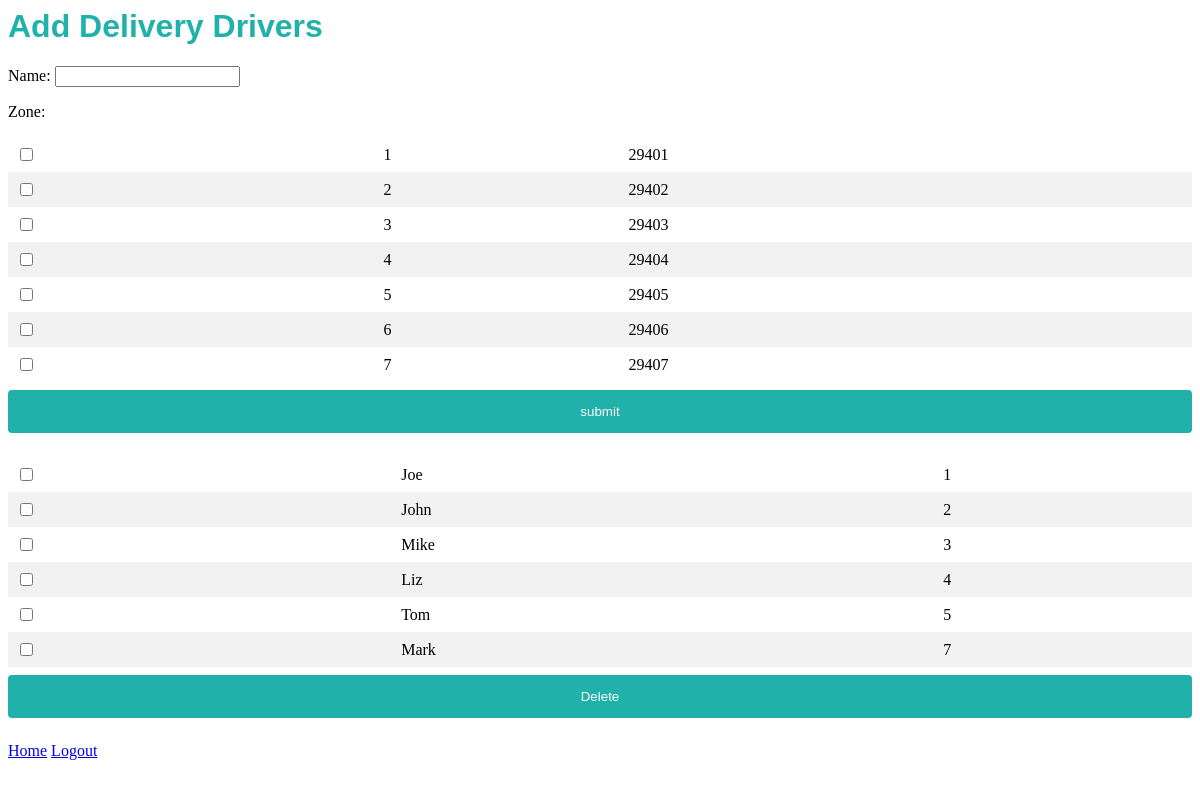
Page /admin_drivers.php on the committed database.
### tables this page shows
CREATE TABLE IF NOT EXISTS `zone` (
  `zip` int(10) NOT NULL,
  `id` int(11) NOT NULL AUTO_INCREMENT,
  PRIMARY KEY (`id`)
);

CREATE TABLE IF NOT EXISTS `driver` (
  `name` varchar(255) NOT NULL,
  `zone` varchar(255) NOT NULL
);

### admin_drivers.php (the view, shortened to what this page needs)
<html>
<link rel="stylesheet" href="mainstyle.css" type="text/css">
<head>
</head>
<body>
<h1>Add Delivery Drivers</h1>
<form name="admin_drivers" method="post" action="admin_drivers.php">
Name: <input type="char" name="name" value=""></p>
Zone: <p>
<?php
Include('dbconnect.php');
mysqli_select_db($mysqli,"checkbox");
$res=mysqli_query($mysqli,"select * from zone");
echo "<table>";
while($row=mysqli_fetch_array($res))
{
echo "<tr>";
echo "<td>"; ?> <input type="checkbox" name="num[]" class="other" value="<?php echo $row["id"]; ?>" /> <?php echo "</td>";
echo "<td>"; echo $row["id"]; echo "</td>";
echo "<td>"; echo $row["zip"]; echo "</td>";
echo "</tr>";
}
echo "</table>";
?>
<input type="submit" name="submit" value="submit">
</form>
<form name="table" action="" method="post">
<?php
mysqli_select_db($mysqli,"checkbox");
$res=mysqli_query($mysqli,"select * from driver");
echo "<table>";
while($row=mysqli_fetch_array($res))
{
echo "<tr>";
echo "<td>"; ?> <input type="checkbox" name="num[]" class="other" value="<?php echo $row["name"]; ?>" /> <?php echo "</td>";
echo "<td>"; echo $row["name"]; echo "</td>";
echo "<td>"; echo $row["zone"]; echo "</td>";
echo "</tr>";
}
echo "</table>";
?>
<input type="submit" name="Delete" value="Delete">
</form>
<a href="admin_home.php">Home</a>
<a href="logout.php">Logout</a>
</body>
</html>

### mainstyle.css (style rules this page uses)
h1 { color: #20B2AA; font-family: Arial; }
input[type=submit] { width: 100%; background-color: #20B2AA; color: white; padding: 14px 20px; margin: 8px 0; border: none; border-radius: 4px; cursor: pointer; }
table { border-collapse: collapse; width: 100%; }
th, td { text-align: left; padding: 8px; }
tr:nth-child(even) { background-color: #f2f2f2 }

### rows in the picture
zone: id "1", zip "29401"
zone: id "2", zip "29402"
zone: id "3", zip "29403"
zone: id "4", zip "29404"
zone: id "5", zip "29405"
zone: id "6", zip "29406"
zone: id "7", zip "29407"
driver: name "Joe", zone "1"
driver: name "John", zone "2"
driver: name "Mike", zone "3"
driver: name "Liz", zone "4"
driver: name "Tom", zone "5"
driver: name "Mark", zone "7"
